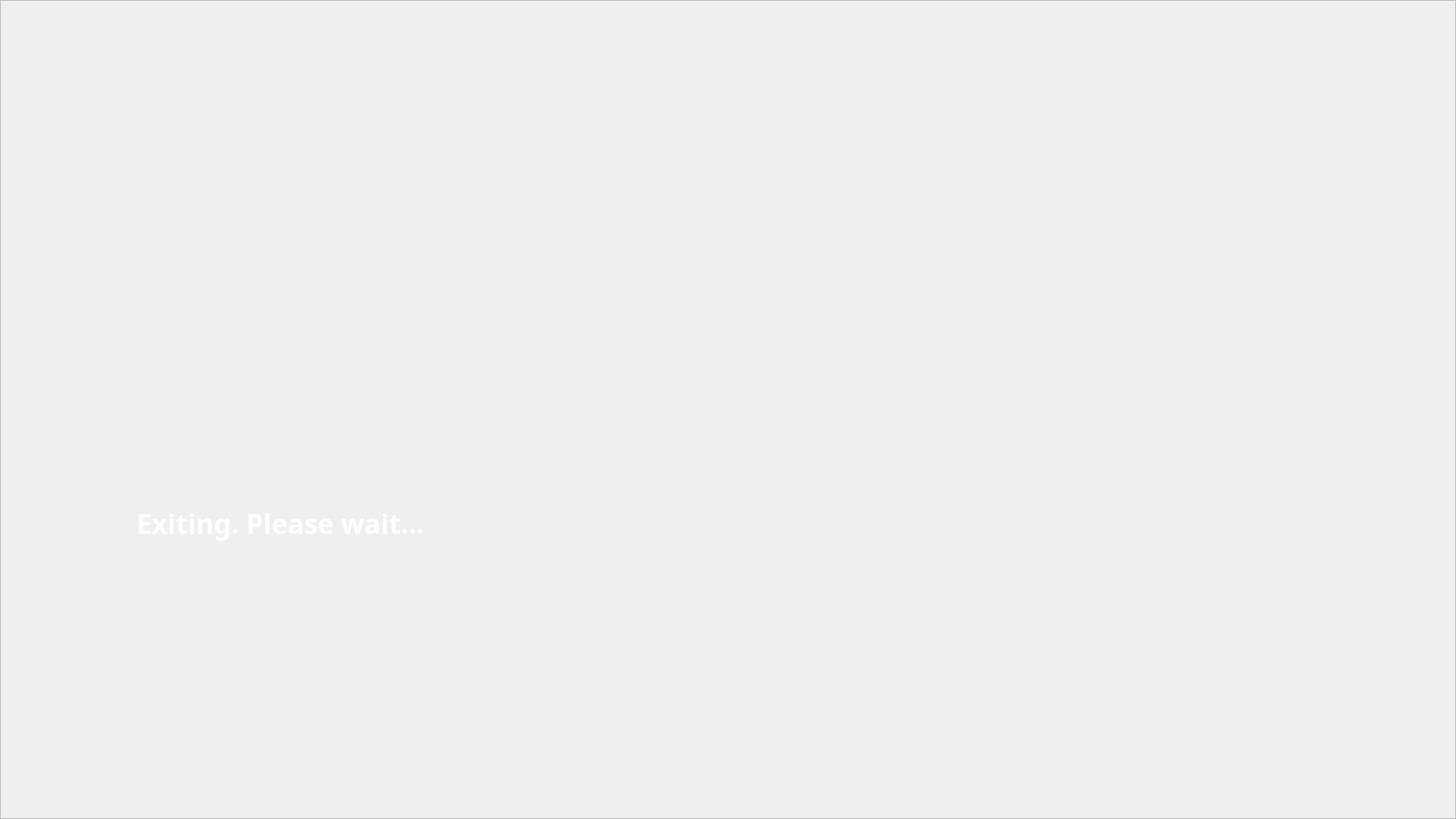
<?xml version="1.0" encoding="UTF-8"?>
<ui version="4.0">
 <class>quitform</class>
 <widget class="QFrame" name="quitform">
  <property name="geometry">
   <rect>
    <x>0</x>
    <y>0</y>
    <width>1920</width>
    <height>1080</height>
   </rect>
  </property>
  <property name="windowTitle">
   <string>Frame</string>
  </property>
  <property name="frameShape">
   <enum>QFrame::StyledPanel</enum>
  </property>
  <property name="frameShadow">
   <enum>QFrame::Raised</enum>
  </property>
  <widget class="QLabel" name="label">
   <property name="geometry">
    <rect>
     <x>180</x>
     <y>640</y>
     <width>561</width>
     <height>101</height>
    </rect>
   </property>
   <property name="font">
    <font>
     <family>黑体</family>
     <pointsize>27</pointsize>
     <weight>75</weight>
     <bold>true</bold>
    </font>
   </property>
   <property name="styleSheet">
    <string notr="true">color: rgb(255, 255, 255);</string>
   </property>
   <property name="text">
    <string>&lt;html&gt;&lt;head/&gt;&lt;body&gt;&lt;p&gt;Exiting. Please wait...&lt;/p&gt;&lt;/body&gt;&lt;/html&gt;</string>
   </property>
  </widget>
 </widget>
 <resources/>
 <connections/>
</ui>
